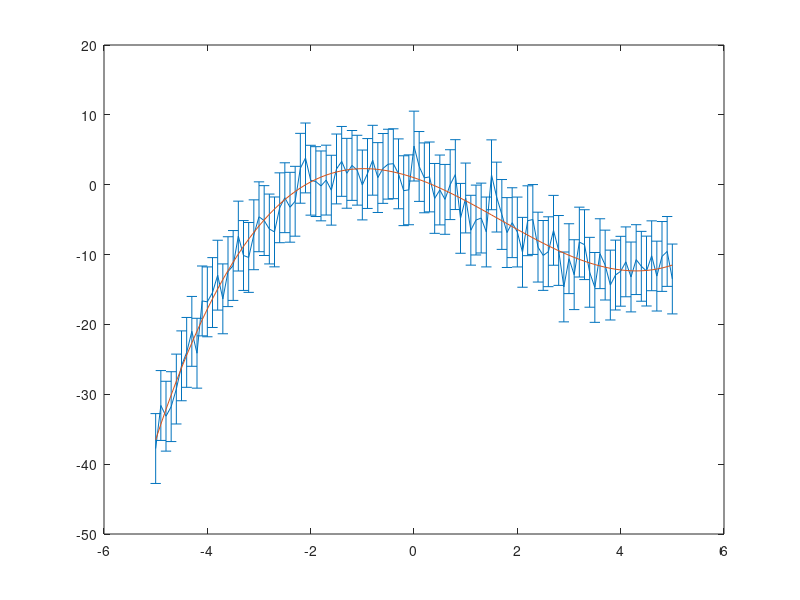

Write MATLAB code to recreate this figure.
clear all
close all

% loading data from chi2fit.csv and choosing column 1, 2 and 3
data = csvread('dataFiles/chi2fit.csv');
xValues = data(:, 1);
yValues = data(:, 2);    % we need only column 2 and 3 for calculating chi2
fValues = data(:, 3);

% calculate a new matrix by element-wise calcs; then sum over
deltaY = 5;     % the error, it is defined to be a constant 5
chi2 = sum(((yValues - fValues)/deltaY).^2);    % inside sum() is the element-
                                                % wise matrix
% display answer
disp(chi2);

% opem figure plot & draw plots
fig1 = figure();
errorbar(xValues, yValues, 5*ones(size(data, 1), 1));
% plots the y-values with errorbars^^
hold on;                   % to allow several datasets on 1 plot
plot(xValues, fValues);    % plots theoretical data in solid line

